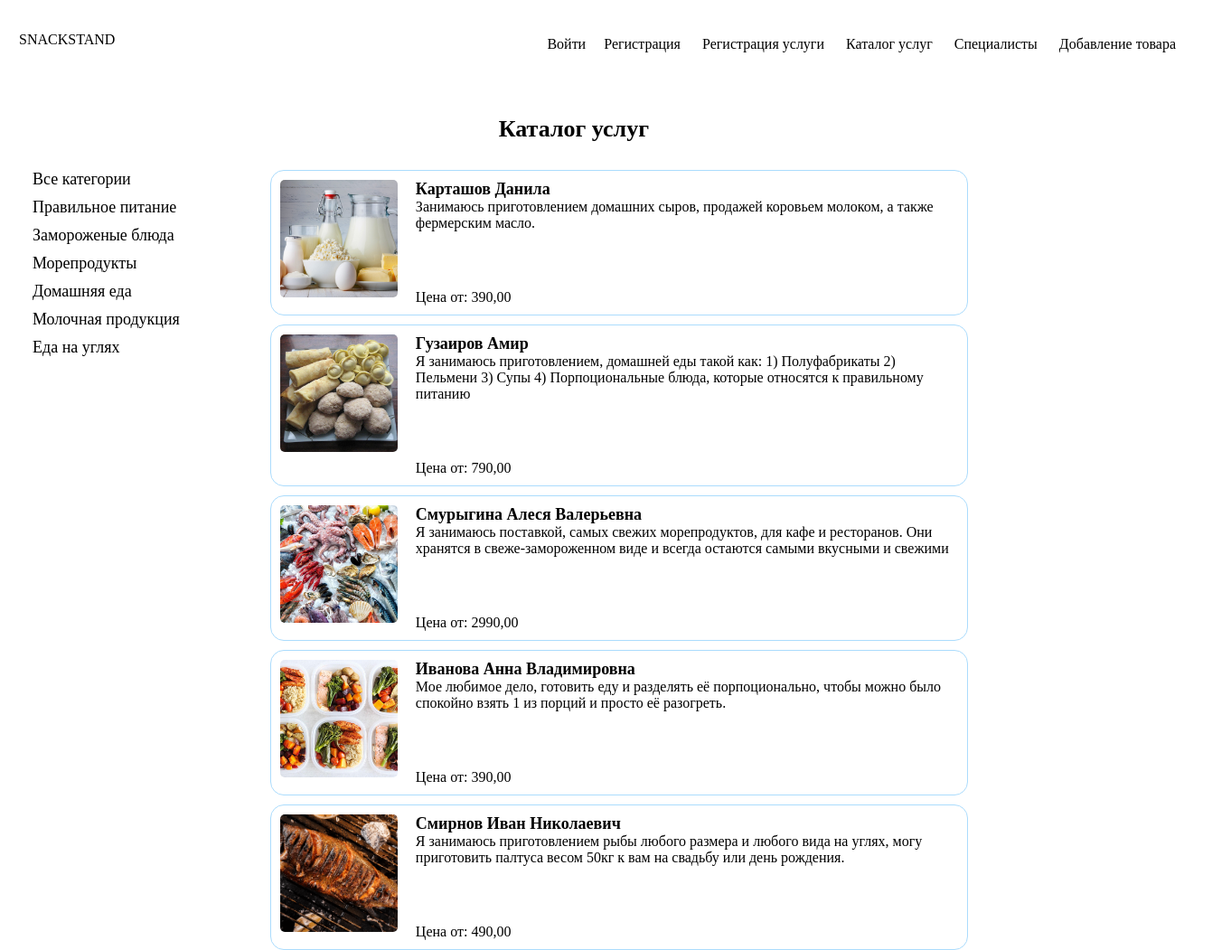
Page /catalog/ on the committed database.
### catalog/models.py (models this page shows, shortened)
class Category(models.Model):
    name = models.CharField("Название категории", max_length=100, unique=True, )
    slug = models.SlugField(max_length=80, unique=True, null=True, db_index=True, verbose_name="URL")
    class Meta:
        db_table = 'category'
        verbose_name = "Категорию"
        verbose_name_plural = "Категории"

class Service(models.Model):
    name = models.CharField("ФИО", max_length=100)
    slug = models.SlugField(max_length=255, unique=True, db_index=True, verbose_name="URL")
    description = models.TextField("Описание")
    photo = models.ImageField("Фото", upload_to='media/products')
    price = models.DecimalField("Цена", max_digits=10, decimal_places=2)
    category = models.ManyToManyField(Category, blank=True, verbose_name="Категория")
    class Meta:
        verbose_name = "Услуга"
        verbose_name_plural = "Услуги"

### catalog/views.py (the view)
# urls.py: path('', views.IndexListView.as_view(), name='index'),
class IndexListView(ListView):
    model = Service
    template_name = 'catalog/catalog.html'
    context_object_name = 'posts'
    def get_context_data(self, **kwargs):
        context = super().get_context_data(**kwargs)
        context['categories'] = Category.objects.all()
        context['test'] = 'Хоть что'
        return context

### catalog/templates/catalog/catalog.html (shortened to what this page needs)
{% extends "base.html" %}
{% load static %}
{% block content %}
    <section class="catalog-container">
        <ul class="select-menu">
            <li><a class="" href="{% url "catalog:index" %}">Все категории</a></li>
            {% for category in categories %}
                <li><a class="" href="{% url "catalog:category" category.slug %}">{{ category.name }}</a></li>
            {% endfor %}
        </ul>
    <div class="catalog1">
    <h2 class="Name-catalog">Каталог услуг</h2>
        <div class="catalog">
            <a href="{% url 'company' %}">
            {% for datum in posts %}
                <div class="catalog-item">
                    <div class="catalog-fotos">
                        <img class="cover" src="{{ datum.photo.url }}" alt="{{ datum.photo.name }}">
                    </div>
                    <div class="catalog-content">
                        <p class="name">{{ datum.name }}</p>
                        <p class="truncate">{{ datum.description }}</p>
                        <ul>
                            <li class="price">Цена от: {{ datum.price }}</li>
                        </ul>
                    </div>
                </div>
            {% endfor %}
            </a>
        </div>
    </div>
    </section>
{% endblock %}

### templates/base.html (shortened to what this page needs)
{% load static %}
<!DOCTYPE html>
<html lang="en">
<head>
    <link rel="stylesheet" type="text/css" href="{% static 'css/style.css' %}">
</head>
<body>
<header>
    <div class="contik">
        <a href="{% url "home" %}">SNACKSTAND</a>
        <div class="search-container">
            <nav class="navigation">
                <ul class="navigation-content">
                    {% if user.is_authenticated %}
                        <li> {{ user.username }} <a href="{% url "account:logout" %}">Выйти</a></li>
                    {% else %}
                        <ul class="navigation-content-position">
                        <li><a href=    "{% url "account:login" %}">Войти</a><a href="{% url "account:registration" %}">Регистрация</a>
                        </li>
                    {% endif %}
                    <li><a href="{% url "account:organisation" %}">Регистрация услуги</a></li>
                    <li><a href="{% url "catalog:index" %}">Каталог услуг</a></li>
                    <li><a href="{% url "company" %}">Специалисты</a></li>
                    <li><a href="{% url "catalog:add_service" %}">Добавление товара</a></li>
                    </ul>
                </ul>
            </nav>
        </div>
    </div>
</header>
<main>
    {% block content %}
    {% endblock %}
</main>
</body>
</html>

### static/css/style.css (style rules this page uses)
* { padding: 0; margin: 0; }
.navigation { display: flex; align-items: center; justify-content: space-between; margin-top: 10px; }
.navigation-content { display: flex; margin: 20px; list-style: none; float: left; }
nav { display: block; }
.navigation-content a { text-decoration: none; margin-right: 20px; }
.navigation-content-position li { display: inline-flex; }
section { padding: 0 15px; }
.Name-catalog { margin: 0 0 20px 0; text-align: center; font-size: 26px; }
.catalog { display: grid; justify-content: space-between; align-items: center; margin-left: 100px; }
.catalog-container { display: flex; justify-content: start; margin-top: 50px; }
.catalog-content { padding: 10px; }
.catalog-content ul { list-style: none; margin-top: 64px; display: flex; }
.catalog-item { display: flex; border-radius: 15px; margin-top: 10px; border: 1px #ABDCFD solid; }
.catalog-item img { width: 130px; height: 130px; object-fit: cover; border-radius: 10%; padding: 10px; }
.name { font-size: 18px; font-weight: bold; }
.truncate { overflow: hidden; text-overflow: ellipsis; word-wrap: break-word; width: 600px; }
main { width: 1320px; margin-left: auto; margin-right: auto; padding-left: 16px; padding-right: 16px; }
.contik { max-width: 1320px; margin-left: auto; margin-right: auto; padding: 10px 16px 0 16px; display: flex; justify-content: space-between; align-items: center; }
.search-container { margin-left: 30px; align-items: flex-end; justify-content: right; display: inline-flex; }
.select-menu { margin-top: 60px; }
.select-menu li { list-style: none; font-size: 18px; padding: 0 0 10px 0; }
a { text-decoration: none; color: black; }
h2 { margin-top: 2%; margin-bottom: 30px; }

### rows in the picture
Category: name "Правильное питание"
Category: name "Замороженые блюда"
Category: name "Морепродукты"
Category: name "Домашняя еда"
Category: name "Молочная продукция"
Category: name "Еда на углях"
Service: photo (picture), name "Карташов Данила", description "Занимаюсь приготовлением домашних сыров, продажей коровьем молоком, а также фермерским масло.", price "390,00"
Service: photo (picture), name "Гузаиров Амир", description "Я занимаюсь приготовлением, домашней еды такой как: 1) Полуфабрикаты 2) Пельмени 3) Супы 4) Порпоциональные блюда, которые относятся к правильному питанию", price "790,00"
Service: photo (picture), name "Смурыгина Алеся Валерьевна", description "Я занимаюсь поставкой, самых свежих морепродуктов, для кафе и ресторанов. Они хранятся в свеже-замороженном виде и всегда остаются самыми вкусными и свежими", price "2990,00"
Service: photo (picture), name "Иванова Анна Владимировна", description "Мое любимое дело, готовить еду и разделять её порпоционально, чтобы можно было спокойно взять 1 из порций и просто её разогреть.", price "390,00"
Service: photo (picture), name "Смирнов Иван Николаевич", description "Я занимаюсь приготовлением рыбы любого размера и любого вида на углях, могу приготовить палтуса весом 50кг к вам на свадьбу или день рождения.", price "490,00"
